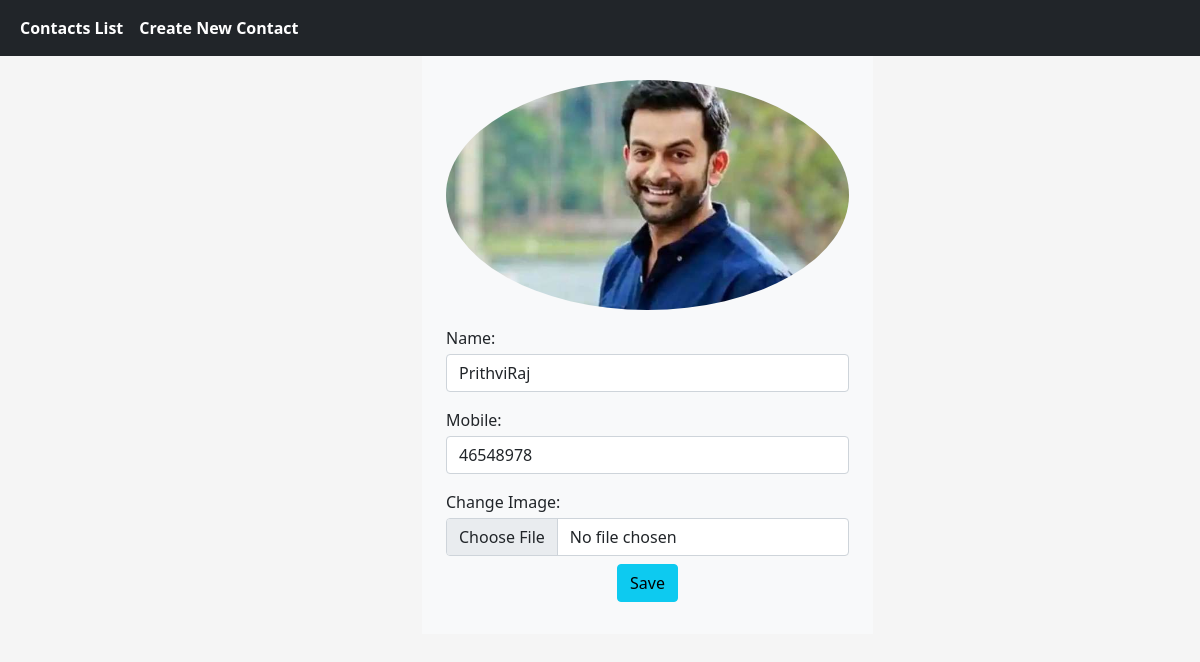
Page /edit_contact/12 on the committed database.
### app1/models.py (models this page shows, shortened)
class PhoneBookModel(models.Model):
    name = models.CharField(max_length=225)
    mobile = models.CharField(max_length=225)
    image = models.ImageField(upload_to='image/pro', null=True, blank=True)

### app1/views.py (the view, shortened to what this page needs)
# urls.py: path('edit_contact/<int:pk>', edit_contact, name='edit_contact'),
def edit_contact(request, pk):
    cmdl = PhoneBookModel.objects.get(id=pk)
    return render(request, 'edit_contact.html', {'obj': cmdl})

### templates/edit_contact.html (shortened to what this page needs)
{% extends "nav.html" %}
{% block body %}
{% load static %}
<div class="container">
    <div class="row">
        <div class="col-4"></div>
        <div class=" col-sm-12  col-md-5">
            <div class="p-4 bg-light">
                <form action="{% url 'edit_contact' obj.id %}" method="post" enctype="multipart/form-data">
                    <div class="text-center">
                        {% if obj.image == '/static/image/default.png' %}
                    <img class="rounded-circle w-100" alt="img" src="{% static '/image/default.png' %}" >
                    {% else %}
                    <img class="rounded-circle w-100" alt="img" src="{{ obj.image.url }}" >
                    {% endif %}
                    </div>
                    <div class="mt-3">
                        <label for="">Name:</label>
                        <input type="text" value="{{obj.name}}" name="cname" class="form-control mt-1">
                    </div>
                    <div class="mt-3">
                        <label for="">Mobile:</label>
                        <input type="text" value="{{obj.mobile}}" name="c_no" class="form-control mt-1">
                    </div>
                    <div class="mt-3">
                        <label for="">Change Image:</label>
                        <input type="file" name="file" class="form-control mt-1" accept="image/*">
                    </div>
                    <div class="text-center p-2">
                        <button class="btn btn-info" type="submit">Save</button>
                    </div>
                </form>
            </div>
        </div>
    </div>
</div>
{% endblock body %}

### rows in the picture
PhoneBookModel: image (picture), cname "PrithviRaj", c_no "46548978"
